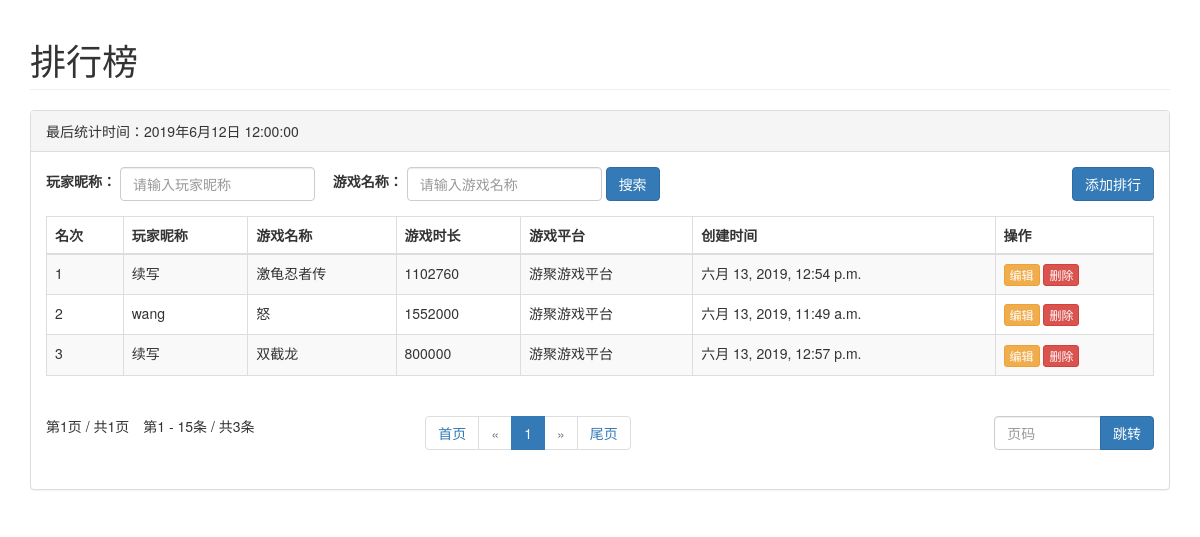
/rank/, run on the app's committed database.
### apps/rank/models.py (models this page shows)
class Rank(models.Model):
    nickname = models.CharField(max_length=20, help_text='玩家昵称')
    game_name = models.CharField(max_length=40, help_text='游戏名称')
    duration = models.CharField(max_length=40, help_text='游戏时长')
    platform = models.IntegerField(
        choices=((0, '其他'), (1, '游聚游戏平台'), (2, 'Nestopia模拟器'), (3, '小霸王游戏机')),
        default=1, help_text='游戏平台')
    create_time = models.DateTimeField(auto_now_add=True, help_text='创建时间')
    class Meta:
        ordering = ['duration', 'create_time']

### apps/rank/views.py (the view, shortened to what this page needs)
# urls.py: path('', views.RankView.as_view(), name='rank'),
class RankView(View):
    def get(self, request):
        ranks = Rank.objects.all()
        count = settings.ONE_PAGE_NEWS_COUNT
        try:
            page = int(request.GET.get('p', 1))
        except:
            page = 1
        paginator = Paginator(ranks, count)
        try:
            page_obj = paginator.page(page)
        except PageNotAnInteger:
            page_obj = paginator.page(1)
        except EmptyPage:
            page_obj = paginator.page(1)
        context_data = get_pagination_data(paginator, page_obj, count=count)
        context = {
            'ranks': page_obj.object_list,
            'page_obj': page_obj,
            'paginator': paginator,
            'total': ranks.count()
        }
        context.update(context_data)
        return render(request, 'rank.html', context=context)

### templates/rank.html (shortened to what this page needs)
<!DOCTYPE html>
<html lang="en">
<head>
    <link href="{% static 'vendor/bootstrap/css/bootstrap.min.css' %}" rel="stylesheet">
    <link href="{% static 'vendor/metisMenu/metisMenu.min.css' %}" rel="stylesheet">
</head>
<body>
<div id="wrapper" class="container">
    <div id="page-wrapper">
        <div class="row">
            <div class="col-lg-12">
                <h1 class="page-header">排行榜</h1>
            </div>
        </div>
        <div class="row">
            <div class="col-lg-12">
                <div class="panel panel-default">
                    <div class="panel-heading">
                        最后统计时间：2019年6月12日 12:00:00
                    </div>
                    <div class="panel-body">
                        <div class="form-group">
                            <div class="form-inline">
                                <div class="form-group">
                                    <div class="pull-left">
                                        <label for="">玩家昵称：</label>
                                        <input type="number" class="form-control" placeholder="请输入玩家昵称">&emsp;
                                        <label for="">游戏名称：</label>
                                        <input type="number" class="form-control" placeholder="请输入游戏名称">
                                        <button class="btn btn-primary" id="search">搜索</button>
                                    </div>
                                </div>
                                <div class="pull-right">
                                    <button class="btn btn-primary" id="add-btn">添加排行</button>
                                </div>
                            </div>
                        </div>
                        <table width="100%" class="table table-striped table-bordered table-hover"
                               id="dataTables-example">
                            <thead>
                            <tr>
                                <th>名次</th>
                                <th>玩家昵称</th>
                                <th>游戏名称</th>
                                <th>游戏时长</th>
                                <th>游戏平台</th>
                                <th>创建时间</th>
                                <th>操作</th>
                            </tr>
                            </thead>
                            <tbody>
                            {% for rank in ranks %}
                                <tr data-pk="{{ rank.pk }}">
                                    <td class="center">{{ forloop.counter }}</td>
                                    <td class="center nickname">{{ rank.nickname }}</td>
                                    <td class="center game_name">{{ rank.game_name }}</td>
                                    <td class="center duration">{{ rank.duration }}</td>
                                    <td class="center platform">{{ rank.get_platform_display }}</td>
                                    <td class="center">{{ rank.create_time }}</td>
                                    <td>
                                        <button class="btn btn-warning btn-xs edit-btn">编辑</button>
                                        <button class="btn btn-danger btn-xs delete-btn">删除</button>
                                    </td>
                                </tr>
                            {% endfor %}
                        </table>
                        <div class="row">
                            <div class="col-sm-12">
                                <div class="row">
                                    <div class="col-md-4">
                                        <div class="dataTables_paginate paging_simple_numbers dataTables_info">
                                            <ul class="pagination">
                                                <li class="paginate_button next" tabindex="-1">
                                                    <div class="dataTables_info">第{{ current_page }}页 /
                                                        共{{ num_pages }}页&emsp;第{{ start_number }} - {{ stop_number }}条
                                                        / 共{{ total }}条
                                                    </div>
                                                </li>
                                            </ul>
                                        </div>
                                    </div>
                                    <div class="col-md-8">
                                        <div class="row">
                                            <div class="col-md-9">
                                                <div class="dataTables_paginate paging_simple_numbers">
                                                    <ul class="pagination">
                                                        <li class="paginate_button next" tabindex="-1">
                                                            <a href="?p=1">首页</a>
                                                        </li>
                                                        {% if page_obj.has_previous %}
                                                            <li>
                                                                <a href="?p={{ page_obj.previous_page_number }}">&laquo;</a>
                                                            </li>
                                                        {% else %}
                                                            <li class="disabled"><a
                                                                    href="javascript:void(0);">&laquo;</a></li>
                                                        {% endif %}
                                                        <li class="active"><a
                                                                href="javascript:void(0);">{{ current_page }}</a>
                                                        </li>
                                                        {% if page_obj.has_next %}
                                                            <li>
                                                                <a href="?p={{ page_obj.next_page_number }}">&raquo;</a>
                                                            </li>
                                                        {% else %}
                                                            <li class="disabled"><a
                                                                    href="javascript:void(0);">&raquo;</a></li>
                                                        {% endif %}
                                                        <li class="paginate_button next" tabindex="-1">
                                                            <a href="?p={{ num_pages }}">尾页</a>
                                                        </li>
                                                    </ul>
                                                </div>
                                            </div>
                                            <div class="col-md-3">
                                                <div class="dataTables_paginate paging_simple_numbers">
                                                    <ul class="pagination">
                                                        <li>
                                                            <div class="input-group">
                                                                <input type="number" class="form-control"
                                                                       name="page-skip" placeholder="页码">
                                                                <span class="input-group-btn">
                                                                    <button class="btn btn-primary" type="button"
                                                                            id="skip-btn">跳转</button>
                                                                </span>
                                                            </div>
                                                        </li>
                                                    </ul>
                                                </div>
                                            </div>
                                        </div>
                                    </div>
                                </div>
                            </div>
                        </div>
                    </div>
                </div>
            </div>
        </div>
    </div>
</div>
</body>
</html>

### data on the page
Rank: nickname "续写", game_name "激龟忍者传", duration "1102760", platform "游聚游戏平台", create_time "六月 13, 2019, 12:54 p.m."
Rank: nickname "wang", game_name "怒", duration "1552000", platform "游聚游戏平台", create_time "六月 13, 2019, 11:49 a.m."
Rank: nickname "续写", game_name "双截龙", duration "800000", platform "游聚游戏平台", create_time "六月 13, 2019, 12:57 p.m."

### other printed values
{{ current_page }} "1"
{{ num_pages }} "1"
{{ start_number }} "1"
{{ stop_number }} "15"
{{ total }} "3"
